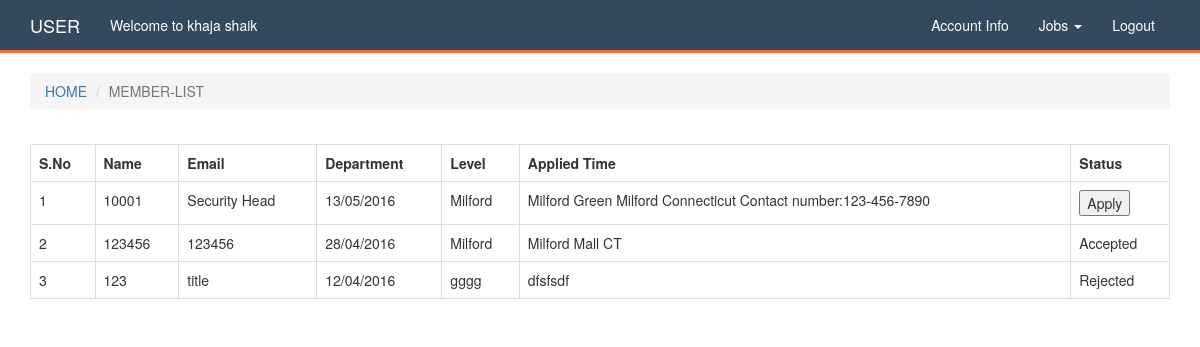
Screenshot of /member-list.php (signed in) with the database file from the repository.
### tables this page shows
CREATE TABLE IF NOT EXISTS `tbl_users` (
  `user_id` int(11) NOT NULL AUTO_INCREMENT,
  `first_name` varchar(100) NOT NULL,
  `last_name` varchar(100) NOT NULL,
  `email` varchar(150) NOT NULL,
  `password` varchar(150) NOT NULL,
  `department` varchar(50) NOT NULL,
  `level` varchar(50) NOT NULL,	
  `address1` varchar(150) NOT NULL,
  `address2` varchar(150) NOT NULL,
  `city` varchar(150) NOT NULL,
  `state` varchar(150) NOT NULL,
  `zip` varchar(150) NOT NULL,
  `mobile` varchar(50) NOT NULL,
  `role` varchar(100) NOT NULL,
  `date_of_registration` varchar(50) NOT NULL,
  `is_active` tinyint(1) NOT NULL DEFAULT '0',
  PRIMARY KEY (`user_id`)
);

CREATE TABLE IF NOT EXISTS `tbl_jobs` (
  `jobs_id` int(11) NOT NULL AUTO_INCREMENT,
  `job_id` varchar(100) NOT NULL,
  `title` varchar(200) NOT NULL,
  `date` varchar(50) NOT NULL,
  `place` varchar(150) NOT NULL,
  `address` varchar(250) NOT NULL,
  `is_active` tinyint(1) NOT NULL DEFAULT '1',
  PRIMARY KEY (`jobs_id`),
  UNIQUE KEY `job_id` (`job_id`)
);

### member-list.php (the view, shortened to what this page needs)
<?php
include_once 'header.php';
?>
<section class="container">
    <article class="table-list">
        <table class="table table-bordered">
            <tr>
                <th>S.No</th>
                <th>Name</th>
                <th>Email</th>
                <th>Department</th>
                <th>Level</th>
                <th>Applied Time</th>
                <th>Status</th>
            </tr>
            <?php
            $lists = mysqli_query($link, "SELECT * FROM `tbl_jobs` ORDER BY `jobs_id` DESC");
            $number = mysqli_num_rows($lists);
            if ($number == 0) {
                echo "<tr><td colspan='7'>No Job  are Posted yet</td>";
            } else {
                for ($i = 1; $i <= $number; $i++) {
                    $list = mysqli_fetch_assoc($lists);
                    $jobs = mysqli_query($link, "SELECT `status` FROM `tbl_applied_jobs` WHERE `job_id`='" . $list['jobs_id'] . "'");
                    $job = mysqli_fetch_row($jobs);
                    ?>
                    <tr>
                        <form method="post">
                            <td><?= $i ?></td>
                            <td><?= $list['job_id'] ?>
                            </td>
                            <td><?= $list['title'] ?></td>
                            <td><?= $list['date'] ?></td>
                            <td><?= $list['place'] ?></td>
                            <td><?= $list['address'] ?></td>
                            <td>
                                <?php
                                if ($job[0] == '1') {
                                    echo "Accepted";
                                } elseif ($job[0] == '0') {
                                    echo "Pending";
                                } elseif ($job[0] == '-1') {
                                    echo "Rejected";
                                } else {
                                    ?>
                                    <button type="submit" name="submit">Apply</button>
                                <?php } ?>
                            </td>
                        </form>
                    </tr>
                <?php }
            } ?>
        </table>
    </article>
</section>

### header.php (shortened to what this page needs)
<?php
    include 'config.php';
    function current_page()
    {
        return basename($_SERVER['PHP_SELF']);
    }
    $users = mysqli_query($link, "SELECT * FROM `tbl_users` WHERE `user_id`='" . $_SESSION['USER_ID'] . "'");
    $user = mysqli_fetch_assoc($users);
?>
<!DOCTYPE html>
<html>
<head>
    <link rel="stylesheet" href="css/bootstrap.min.css"/>
    <link rel="stylesheet" href="css/font-awesome.min.css"/>
    <link rel="stylesheet" href="css/bootstrap-datepicker3.min.css"/>
    <link rel="stylesheet" href="css/styles.css"/>
</head>
<body>
<nav class="navbar navbar-default">
    <div class="container">
        <div class="navbar-header">
            <a class="navbar-brand" href="#"><?= $_SESSION['ROLE'] ?></a>
        </div>
        <div class="collapse navbar-collapse" id="bs-example-navbar-collapse-1">
            <ul class="nav navbar-nav">
                <li><a href="#">Welcome to <?= $user['first_name'] . ' ' . $user['last_name'] ?></a></li>
            </ul>
            <ul class="nav navbar-nav navbar-right">
                <li><a href="profile.php">Account Info</a></li>
                <?php if ($_SESSION['ROLE'] == 'ADMIN') { ?>
                    <li><a href="security.php">Security Questions</a></li>
                    <li class="dropdown">
                        <a href="#" class="dropdown-toggle" data-toggle="dropdown" role="button" aria-haspopup="true" aria-expanded="false">Jobs
                            <span class="caret"></span></a>
                        <ul class="dropdown-menu">
                            <li><a href="jobs.php">Create Job</a></li>
                            <li><a href="jobs-list.php">View Job</a></li>
                            <li><a href="applied-jobs.php">Applied Jobs</a></li>
                        </ul>
                    </li>
                    <li><a href="availebility.php">User Availability</a></li>
                    <li><a href="users.php">Users</a></li>
                <?php } else { ?>
                    <li class="dropdown">
                        <a href="#" class="dropdown-toggle" data-toggle="dropdown" role="button" aria-haspopup="true" aria-expanded="false">Jobs
                            <span class="caret"></span></a>
                    </li>
                <?php } ?>
                <li><a href="logout.php">Logout</a></li>
            </ul>
        </div>
    </div>
</nav>
<?php
    $cur = current_page();
    $explode = explode(".", $cur);
?>
<div class="container">
    <ol class="breadcrumb" style="text-transform:uppercase">
        <li><a href="#">Home</a></li>
        <li class="active"><?= $explode[0]; ?></li>
    </ol>
</div>

### css/styles.css (style rules this page uses)
.navbar-default { background: #34495E; border: 0; border-radius: 0; border-bottom: 3px solid #FF6633; }
.navbar-default a, .front-form a { color: #FFF !important; font-weight: 500; }
.table-list { float: left; width: 100%; margin-top: 15px; }

### rows the page displays
tbl_users: first_name "khaja", last_name "shaik"
tbl_jobs: job "10001", title "Security Head", date "13/05/2016", place "Milford", address "Milford Green Milford Connecticut Contact number:123-456-7890", shows "Apply"
tbl_jobs: job "123456", title "123456", date "28/04/2016", place "Milford", address "Milford Mall CT", shows "Accepted"
tbl_jobs: job "123", title "title", date "12/04/2016", place "gggg", address "dfsfsdf", shows "Rejected"

### other values shown
$_SESSION['ROLE'] "USER"
$explode[0] "MEMBER-LIST"
